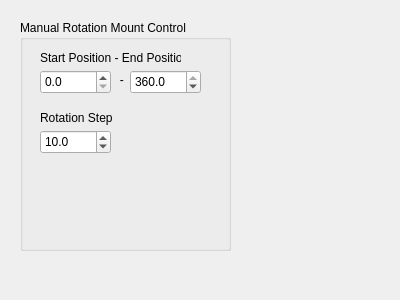
<?xml version="1.0" encoding="UTF-8"?>
<ui version="4.0">
 <class>Form</class>
 <widget class="QWidget" name="Form">
  <property name="geometry">
   <rect>
    <x>0</x>
    <y>0</y>
    <width>400</width>
    <height>300</height>
   </rect>
  </property>
  <property name="windowTitle">
   <string>Form</string>
  </property>
  <widget class="QGroupBox" name="groupBox">
   <property name="geometry">
    <rect>
     <x>20</x>
     <y>20</y>
     <width>211</width>
     <height>231</height>
    </rect>
   </property>
   <property name="title">
    <string>Manual Rotation Mount Control</string>
   </property>
   <widget class="QLabel" name="label_3">
    <property name="geometry">
     <rect>
      <x>20</x>
      <y>30</y>
      <width>141</width>
      <height>16</height>
     </rect>
    </property>
    <property name="text">
     <string>Start Position - End Position</string>
    </property>
   </widget>
   <widget class="QLabel" name="label_4">
    <property name="geometry">
     <rect>
      <x>90</x>
      <y>50</y>
      <width>21</width>
      <height>20</height>
     </rect>
    </property>
    <property name="text">
     <string>   -</string>
    </property>
   </widget>
   <widget class="QDoubleSpinBox" name="EndPos">
    <property name="geometry">
     <rect>
      <x>110</x>
      <y>50</y>
      <width>71</width>
      <height>24</height>
     </rect>
    </property>
    <property name="decimals">
     <number>1</number>
    </property>
    <property name="maximum">
     <double>360.000000000000000</double>
    </property>
    <property name="value">
     <double>360.000000000000000</double>
    </property>
   </widget>
   <widget class="QDoubleSpinBox" name="StartPos">
    <property name="geometry">
     <rect>
      <x>20</x>
      <y>50</y>
      <width>71</width>
      <height>24</height>
     </rect>
    </property>
    <property name="decimals">
     <number>1</number>
    </property>
    <property name="maximum">
     <double>360.000000000000000</double>
    </property>
    <property name="value">
     <double>0.000000000000000</double>
    </property>
   </widget>
   <widget class="QLabel" name="label_5">
    <property name="geometry">
     <rect>
      <x>20</x>
      <y>90</y>
      <width>141</width>
      <height>16</height>
     </rect>
    </property>
    <property name="text">
     <string>Rotation Step</string>
    </property>
   </widget>
   <widget class="QDoubleSpinBox" name="RotationStep">
    <property name="geometry">
     <rect>
      <x>20</x>
      <y>110</y>
      <width>71</width>
      <height>24</height>
     </rect>
    </property>
    <property name="decimals">
     <number>1</number>
    </property>
    <property name="maximum">
     <double>360.000000000000000</double>
    </property>
    <property name="value">
     <double>10.000000000000000</double>
    </property>
   </widget>
  </widget>
 </widget>
 <resources/>
 <connections/>
</ui>
